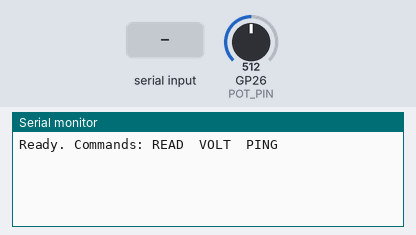
Bench run of a sketch on a simulated Raspberry Pi Pico. Shown: the last lines printed to the serial monitor. The inputs (shaded band) are chosen by the test bench; at power-on: GP26 (POT_PIN) = 512.

Above: at 1.2 s.
1.3 s: "READ\n" received over Serial
At 2.5 s:
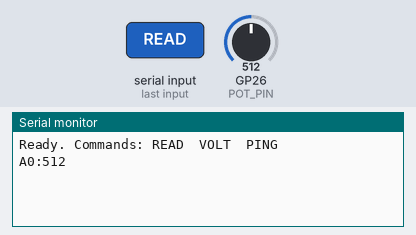
2.8 s: "VOLT\n" received over Serial
At 3.7 s:
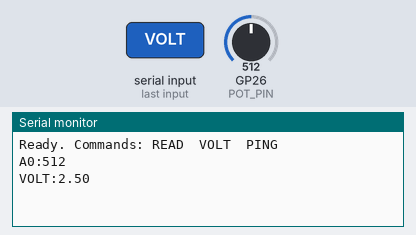
4.3 s: "PING\n" received over Serial
At 4.9 s:
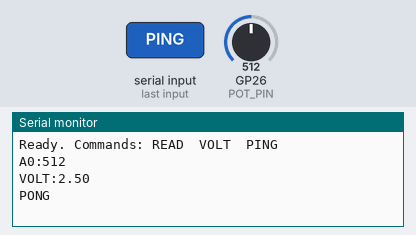
5.8 s: "1\n" received over Serial
At 7.2 s:
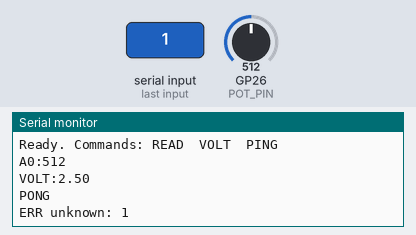

Measured:
- after the input at 1.3 s, the serial monitor: prints a new line at once (image 1)
- after the input at 2.8 s, the serial monitor: prints a new line at once (image 2)
- after the input at 4.3 s, the serial monitor: prints a new line at once (image 3)
- after the input at 5.8 s, the serial monitor: prints a new line at once (image 4)

The sketch:

serial_command_sensor_reply.ino
```cpp
// snippet: serial_command_sensor_reply
// tags: serial, command, sensor, reply, response, potentiometer, analog, request, query, readStringUntil
// boards: avr, esp32, megaavr, nano33iot, romi32u4, rp2040
// library: none
// description: Serial command → sensor read → formatted reply pattern.
//   Host sends a command string (e.g. READ, PING, STATUS); the sketch reads a sensor
//   and sends the value back. Uses Serial.readStringUntil('\n') for clean line framing.
//   Potentiometer on A0 — swap analogRead(A0) for any sensor that returns a number.
//   This is the request/response pattern, NOT periodic polling.
// prompts: serial command read sensor reply, on command read potentiometer, serial request response sensor, READ command send value, query sensor over serial, command triggered analog read, serial poll sensor on request, PING reply sensor value, serial sensor query response, on serial command reply with reading

const int POT_PIN = A0;

void setup() {
  Serial.begin(9600);
  pinMode(POT_PIN, INPUT);
  Serial.println("Ready. Commands: READ  VOLT  PING");
}

void loop() {
  if (!Serial.available()) return;

  String cmd = Serial.readStringUntil('\n');
  cmd.trim();
  if (cmd.length() == 0) return;

  if (cmd == "READ") {
    int raw = analogRead(POT_PIN);
    Serial.print("A0:"); Serial.println(raw);

  } else if (cmd == "VOLT") {
    int raw = analogRead(POT_PIN);
    float volt = raw * (5.0 / 1023.0);
    Serial.print("VOLT:"); Serial.println(volt, 2);

  } else if (cmd == "PING") {
    Serial.println("PONG");

  } else {
    Serial.print("ERR unknown: "); Serial.println(cmd);
  }
}
```
